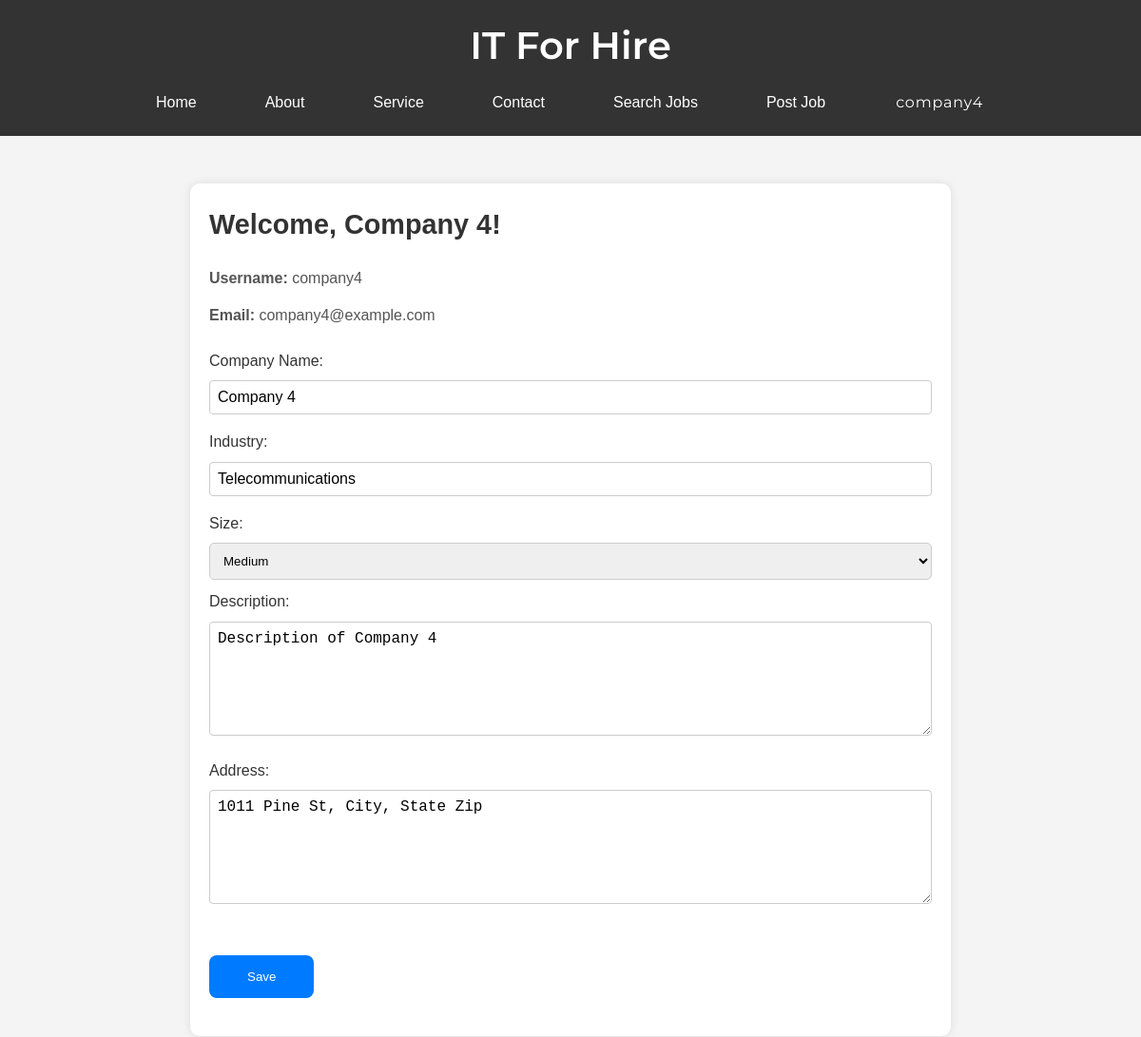
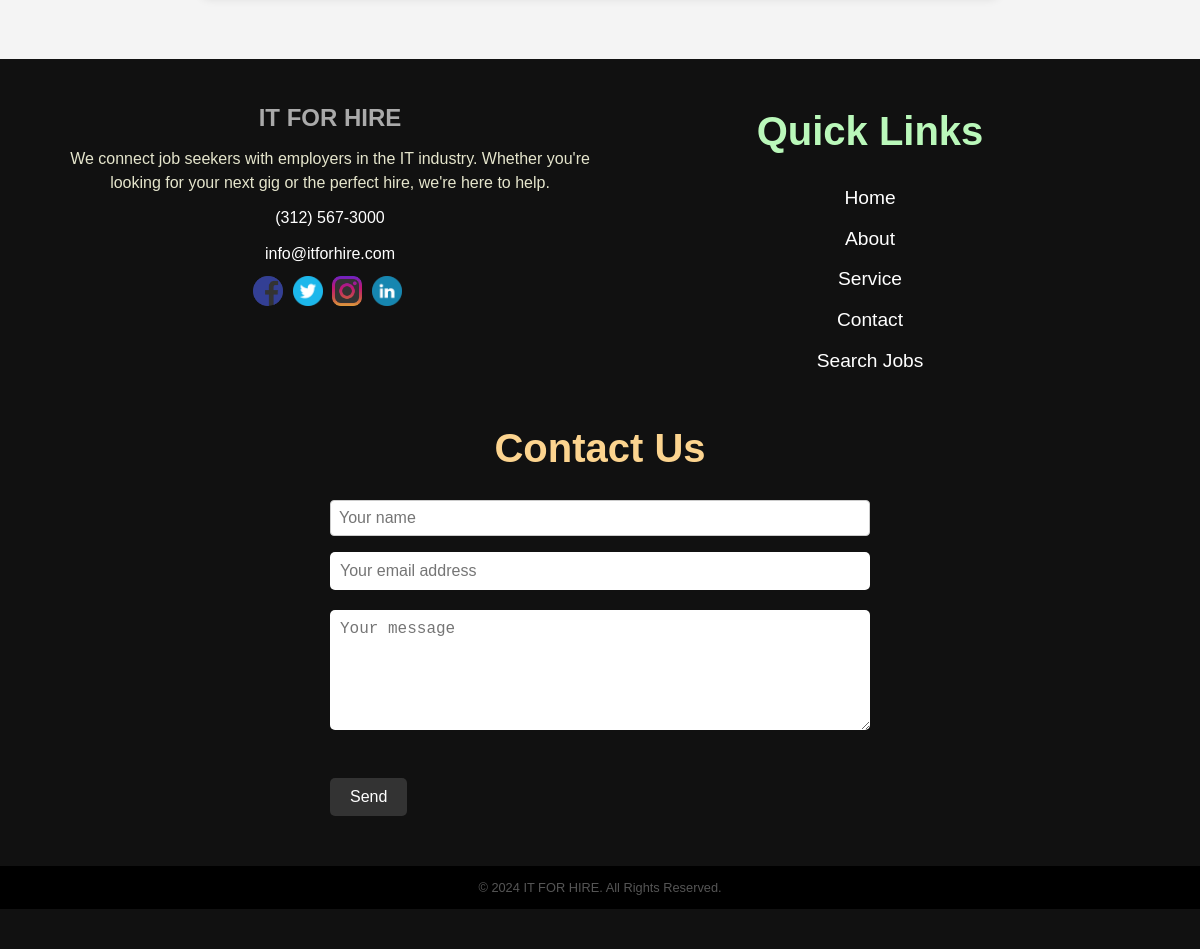
Screenshot of /profile_comp.php (signed in) with the database file from the repository (2 pictures, top to bottom).
### tables this page shows
CREATE TABLE companies (
    company_id INT AUTO_INCREMENT PRIMARY KEY,
    username VARCHAR(50),
    password VARCHAR(255),
    email VARCHAR(100),
    company_name VARCHAR(100),
    industry VARCHAR(100),
    size ENUM('Small', 'Medium', 'Large'),
    description TEXT,
    address TEXT
);

### profile_comp.php (the view, shortened to what this page needs)
<?php
include('header.php');
include('db.php');
if (isset($_SESSION['company_id'])) {
    $company_id = $_SESSION['company_id'];
    $query = $conn->prepare("SELECT * FROM companies WHERE company_id = ?");
    $query->bind_param("i", $company_id);
    $query->execute();
    $result = $query->get_result();
    if ($result->num_rows > 0) {
        $row = $result->fetch_assoc();
        $username = $row['username'];
        $email = $row['email'];
        $company_name = $row['company_name'];
        $industry = $row['industry'];
        $size = $row['size'];
        $description = $row['description'];
        $address = $row['address'];
?>
        <!DOCTYPE html>
        <html lang="en">
        <head>
        </head>
        <body>
        <div class="profile-container">
            <div class="container">
                <h2>Welcome, <?php echo isset($company_name) ? $company_name : 'New Company User'; ?>!</h2>
                <div class="profile-info">
                    <p><strong>Username:</strong> <?php echo $username; ?></p>
                    <p><strong>Email:</strong> <?php echo $email; ?></p>
                    <form action="update_profile_comp.php" method="post" enctype="multipart/form-data">
                        <label for="company_name">Company Name:</label>
                        <input type="text" id="company_name" name="company_name" value="<?php echo isset($company_name) ? $company_name : ''; ?>"><br>
                        <label for="industry">Industry:</label>
                        <input type="text" id="industry" name="industry" value="<?php echo isset($industry) ? $industry : ''; ?>"><br>
                        <label for="size">Size:</label>
                        <select id="size" name="size">
                            <option value="Medium" <?php if ($size === 'Medium') echo 'selected'; ?>>Medium</option>
                        </select><br>
                        <label for="description">Description:</label>
                        <textarea id="description" name="description"><?php echo isset($description) ? $description : ''; ?></textarea><br>
                        <label for="address">Address:</label>
                        <textarea id="address" name="address"><?php echo isset($address) ? $address : ''; ?></textarea><br>
                        <input type="submit" value="Save">
                    </form>
                </div>
            </div>
        </div>
        <?php
    } else {
        echo "<p>Error: Company information not found in the database.</p>";
    }
} else {
    echo "<p>Error: Company ID not set.</p>";
}
include('footer.php');
?>

### css/style.css (style rules this page uses)
:root { --header-bg-color: #333; }
body { font-family: Arial, sans-serif; background-color: #c9d0d4; margin: 0 auto; max-width: 1980px; }
h2 { font-size: 1.8rem; margin-bottom: 20px; color: #333; }
p { line-height: 1.8; margin-bottom: 10px; color: #555; }
.container { position: relative; width: 100%; height: 400px; margin: 0 auto; padding: 20px; box-sizing: border-box; }
* { margin: 0; padding: 0; box-sizing: border-box; }
body { font-family: 'Montserrat', sans-serif; background-color: #f5f5f5; color: #333; line-height: 1.6; padding: 20px; }

### css/footer.css (style rules this page uses)
.contact-form input[type="email"], .contact-form textarea, form input[type="text"], form input[type="email"], form textarea { width: 100%; padding: 10px; margin-bottom: 20px; border: none; border-radius: 5px; font-size: 1rem; }
.contact-form textarea, form textarea { height: 120px; }
body { font-family: Arial, sans-serif; line-height: 1.6; margin: 0; padding: 0; background-color: #f4f4f4; }
form label { display: block; margin-bottom: 0.5rem; }

### profile_comp.php (style rules this page uses)
body { font-family: Arial, sans-serif; margin: 0; padding: 0; background-color: #f4f4f4; }
.container { max-width: 800px; margin: 20px auto 10px; background-color: #fff; padding: 20px; border-radius: 10px; box-shadow: 0 0 10px rgba(0, 0, 0, 0.1); height: 100%; }
h2 { margin-top: 0; }
form { margin-top: 20px; margin-bottom: 20px; }
label { display: block; margin-bottom: 5px; }
input[type="text"], input[type="date"], input[type="file"], select, textarea { width: 100%; padding: 10px; margin-bottom: 10px; border: 1px solid #ccc; border-radius: 5px; }
input[type="submit"] { background-color: #007bff; color: #fff; border: none; padding: 15px 40px; border-radius: 8px; cursor: pointer; margin-top: 30px; }
.profile-container { min-height: calc(50vh - 50px); padding-bottom: 50px; margin-top: 50px; }

### footer.php (style rules this page uses)
form input[type="text"], form input[type="email"], form textarea { width: 100%; padding: 0.5rem; margin-bottom: 1rem; border: 1px solid #ccc; border-radius: 4px; box-sizing: border-box; }

### rows the page displays
companies: company_name "Company 4", username "company4", email "company4@example.com", industry "Telecommunications", size "Medium", description "Description of Company 4", address "1011 Pine St, City, State Zip"

### other values shown
$_SESSION['company_name'] "company4"
